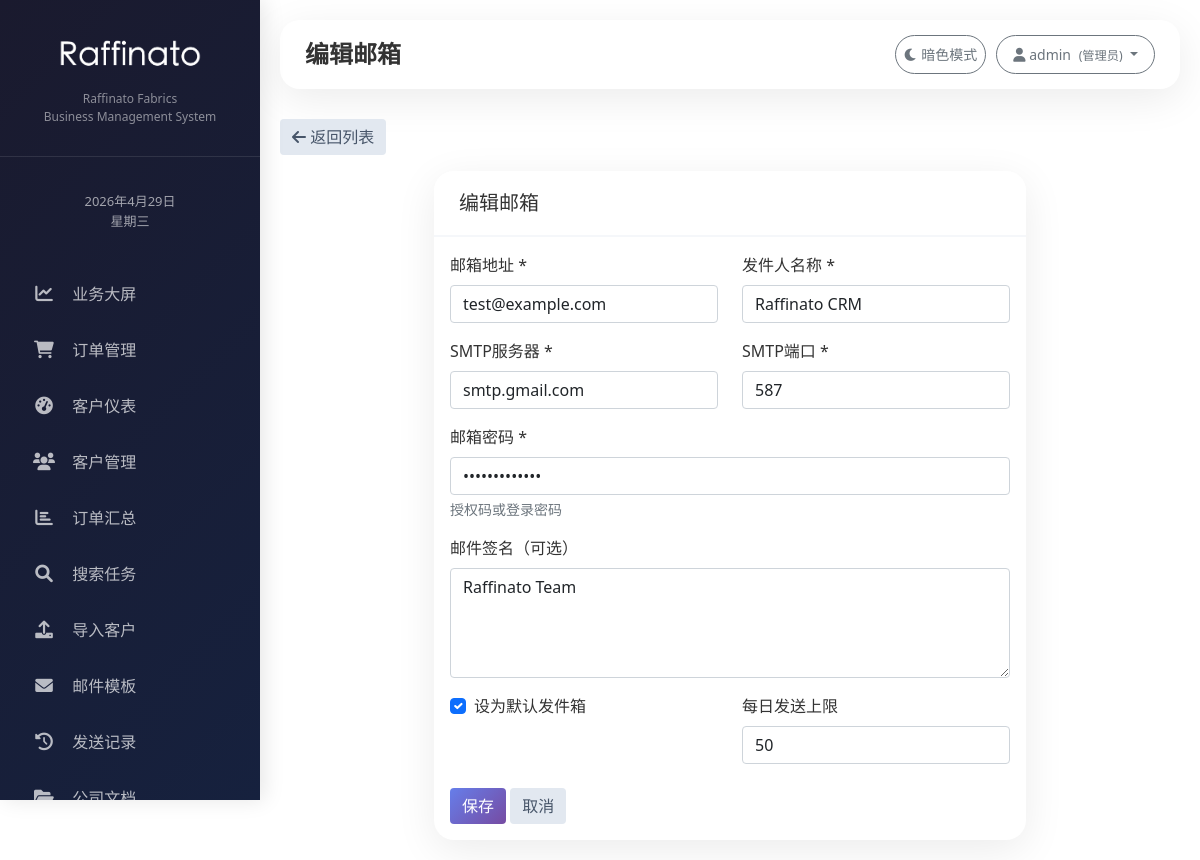
/customers/email-configs/1/edit/ (signed in), run on the app's committed database.
### customers/models.py (models this page shows, shortened)
class User(AbstractUser):
    ROLE_CHOICES = [
        ('admin', '管理员'),
        ('general_manager', '总经理'),
        ('manager', '部门主管'),
        ('sales', '业务员'),
        ('documentary', '跟单员'),
    ]
    DEPARTMENT_CHOICES = [
        ('international', '外贸部'),
        ('domestic', '内贸部'),
        ('documentary', '跟单部'),
        ('management', '总经办'),
    ]
    role = models.CharField('角色', max_length=20, choices=ROLE_CHOICES, default='sales')
    department = models.CharField('部门', max_length=20, choices=DEPARTMENT_CHOICES, blank=True, null=True)
    real_name = models.CharField('真实姓名', max_length=50, blank=True, null=True)
    phone = models.CharField('手机号', max_length=20, blank=True, null=True)
    groups = models.ManyToManyField(
        'auth.Group',
        related_name='customers_user_set',
        blank=True,
        verbose_name='groups',
        help_text='The groups this user belongs to.',
    )
    user_permissions = models.ManyToManyField(
        'auth.Permission',
        related_name='customers_user_set',
        blank=True,
        verbose_name='user permissions',
        help_text='Specific permissions for this user.',
    )
    class Meta:
        db_table = 'customers_user'  # 避免与 auth_user 冲突
        verbose_name = '用户'
        verbose_name_plural = '用户'

class UserEmailConfig(models.Model):
    user = models.ForeignKey(settings.AUTH_USER_MODEL, on_delete=models.CASCADE, related_name='email_configs')
    email = models.CharField('邮箱地址', max_length=200)
    smtp_host = models.CharField('SMTP服务器', max_length=200, default='smtp.exmail.qq.com')
    smtp_port = models.IntegerField('SMTP端口', default=587)
    smtp_password = models.CharField('邮箱密码', max_length=200)
    from_name = models.CharField('发件人名称', max_length=100)
    signature = models.TextField('邮件签名', blank=True)
    is_default = models.BooleanField('是否默认', default=False)
    daily_limit = models.IntegerField('每日上限', default=200)
    sent_today = models.IntegerField('今日已发送', default=0)
    is_active = models.BooleanField('是否启用', default=True)
    last_reset_date = models.DateField('上次重置日期', auto_now_add=True)
    created_at = models.DateTimeField('创建时间', auto_now_add=True)
    updated_at = models.DateTimeField('更新时间', auto_now=True)
    class Meta:
        db_table = 'user_email_configs'
        verbose_name = '用户邮箱配置'
        verbose_name_plural = '用户邮箱配置'
        ordering = ['-is_default', '-created_at']

### customers/views.py (the view, shortened to what this page needs)
# urls.py: path('email-configs/<int:config_id>/edit/', views.email_config_edit, name='email_config_edit'),
@login_required
def email_config_edit(request, config_id):
    config = get_object_or_404(UserEmailConfig, id=config_id, user=request.user)
    return render(request, 'customers/email_config_form.html', {'config': config})

### templates/customers/email_config_form.html (shortened to what this page needs)
{% extends 'base.html' %}
{% block page_title %}{% if config %}编辑邮箱{% else %}添加邮箱{% endif %}{% endblock %}
{% block content %}
<div class="row">
    <div class="col-md-12 mb-3">
        <a href="{% url 'email_config_list' %}" class="btn btn-secondary">
            <i class="fas fa-arrow-left"></i> 返回列表
        </a>
    </div>
</div>
<div class="row">
    <div class="col-md-8 mx-auto">
        <div class="card-modern">
            <div class="card-header">
                <h5 class="mb-0">{% if config %}编辑邮箱{% else %}添加邮箱{% endif %}</h5>
            </div>
            <div class="card-body">
                <form method="post">
                    <div class="row mb-3">
                        <div class="col-md-6">
                            <label class="form-label">邮箱地址 *</label>
                            <input type="email" name="email" class="form-control" value="{{ config.email|default:'' }}" required>
                        </div>
                        <div class="col-md-6">
                            <label class="form-label">发件人名称 *</label>
                            <input type="text" name="from_name" class="form-control" value="{{ config.from_name|default:'' }}" required placeholder="如：张三 - Raffinato">
                        </div>
                    </div>
                    <div class="row mb-3">
                        <div class="col-md-6">
                            <label class="form-label">SMTP服务器 *</label>
                            <input type="text" name="smtp_host" class="form-control" value="{{ config.smtp_host|default:'smtp.exmail.qq.com' }}" required>
                        </div>
                        <div class="col-md-6">
                            <label class="form-label">SMTP端口 *</label>
                            <input type="number" name="smtp_port" class="form-control" value="{{ config.smtp_port|default:587 }}" required>
                        </div>
                    </div>
                    <div class="mb-3">
                        <label class="form-label">邮箱密码 *</label>
                        <input type="password" name="smtp_password" class="form-control" value="{{ config.smtp_password|default:'' }}" required>
                        <div class="form-text">授权码或登录密码</div>
                    </div>
                    <div class="mb-3">
                        <label class="form-label">邮件签名（可选）</label>
                        <textarea name="signature" class="form-control" rows="4" placeholder="例如：&#10;张三&#10;外贸业务员&#10;Raffinato纺织有限公司&#10;Tel: 138xxxxxxx">{{ config.signature|default:'' }}</textarea>
                    </div>
                    <div class="row mb-3">
                        <div class="col-md-6">
                            <div class="form-check">
                                <input type="checkbox" name="is_default" class="form-check-input" id="isDefault" {% if config.is_default %}checked{% endif %}>
                                <label class="form-check-label" for="isDefault">设为默认发件箱</label>
                            </div>
                        </div>
                        <div class="col-md-6">
                            <label class="form-label">每日发送上限</label>
                            <input type="number" name="daily_limit" class="form-control" value="{{ config.daily_limit|default:200 }}">
                        </div>
                    </div>
                    <div class="mt-4">
                        <button type="submit" class="btn btn-primary">保存</button>
                        <a href="{% url 'email_config_list' %}" class="btn btn-secondary">取消</a>
                    </div>
                </form>
            </div>
        </div>
    </div>
</div>
{% endblock %}

### templates/base.html (shortened to what this page needs)
<!DOCTYPE html>
<html lang="zh-CN">
<head>
    <link href="https://cdn.jsdelivr.net/npm/bootstrap@5.1.3/dist/css/bootstrap.min.css" rel="stylesheet">
    <link rel="stylesheet" href="https://cdnjs.cloudflare.com/ajax/libs/font-awesome/6.0.0/css/all.min.css">
    {% load static %}
    <link rel="stylesheet" href="{% static 'css/custom.css' %}">
</head>
<body>
<body>
<div class="sidebar">
    <div class="sidebar-logo" style="padding: 30px 20px; text-align: center; border-bottom: 1px solid rgba(255,255,255,0.1);">
        <img src="/media/logo/logo.png" alt="Logo" style="max-width: 150px; max-height: 60px; margin-bottom: 10px;" onerror="this.style.display='none'; this.nextSibling.style.display='block';">
        <p style="color: rgba(255,255,255,0.5); font-size: 0.75rem;">Raffinato Fabrics</p>
        <p style="color: rgba(255,255,255,0.5); font-size: 0.75rem;">Business Management System</p>
    </div>
<div class="sidebar-date" style="padding: 15px 20px; text-align: center;">
    <div id="currentDate" style="color: rgba(255,255,255,0.6); font-size: 13px;"></div>
</div>
    <ul class="nav flex-column" style="padding: 20px 0;">
    <li class="nav-item"><a class="nav-link" href="{% url 'stats_dashboard' %}" data-url="{% url 'stats_dashboard' %}"><i class="fas fa-chart-line"></i> 业务大屏</a></li>
    <li class="nav-item"><a class="nav-link" href="/customers/orders/" data-url="/customers/orders/"><i class="fas fa-shopping-cart"></i> 订单管理</a></li>
    <li class="nav-item"><a class="nav-link" href="{% url 'dashboard' %}" data-url="{% url 'dashboard' %}"><i class="fas fa-tachometer-alt"></i> 客户仪表</a></li>
    <li class="nav-item"><a class="nav-link" href="{% url 'customer_list' %}" data-url="{% url 'customer_list' %}"><i class="fas fa-users"></i> 客户管理</a></li>
    <li class="nav-item"><a class="nav-link" href="{% url 'order_summary' %}" data-url="{% url 'order_summary' %}"><i class="fas fa-chart-bar"></i> 订单汇总</a></li>
    <li class="nav-item"><a class="nav-link" href="{% url 'search_task_list' %}" data-url="{% url 'search_task_list' %}"><i class="fas fa-search"></i> 搜索任务</a></li>
    <li class="nav-item"><a class="nav-link" href="{% url 'import_customers' %}" data-url="{% url 'import_customers' %}"><i class="fas fa-upload"></i> 导入客户</a></li>
    <li class="nav-item"><a class="nav-link" href="/templates/" data-url="/templates/"><i class="fas fa-envelope"></i> 邮件模板</a></li>
    <li class="nav-item"><a class="nav-link" href="/send-logs/" data-url="/send-logs/"><i class="fas fa-history"></i> 发送记录</a></li>
    <li class="nav-item"><a class="nav-link" href="{% url 'document_list' %}" data-url="{% url 'document_list' %}"><i class="fas fa-folder-open"></i> 公司文档</a></li>
</ul>
</div>
<div class="main-content">
<div style="display: flex; justify-content: space-between; align-items: center; border-radius: 20px; padding: 15px 25px; margin-bottom: 30px; box-shadow: 0 10px 40px rgba(0,0,0,0.08);">
    <div style="display: flex; align-items: center; gap: 15px;">
        <h1 style="font-size: 1.5rem; font-weight: 600; margin: 0;">{% block page_title %}客户管理{% endblock %}</h1>
    </div>
    <div style="display: flex; gap: 10px;">
        <button id="darkModeToggle" class="btn btn-sm btn-outline-secondary" style="border-radius: 40px;">
            <i class="fas fa-moon"></i> 暗色模式
        </button>
        <div class="dropdown">
            <button class="btn btn-sm btn-outline-secondary dropdown-toggle" style="border-radius: 40px; padding: 8px 16px;" data-bs-toggle="dropdown">
                <i class="fas fa-user"></i>
                <span>{{ user.real_name|default:user.username }}</span>
                <small class="text-muted ms-1">({{ user.get_role_display }})</small>
            </button>
        </div>
    </div>
</div>
    <div class="toast-container position-fixed bottom-0 end-0 p-3" style="z-index: 1100;">
    </div>
    {% block content %}
    {% endblock %}
</div>
</body>
</html>

### static/css/custom.css (style rules this page uses)
.sidebar { position: fixed; top: 0; bottom: 0; left: 0; width: 280px; background: linear-gradient(135deg, #1a1a2e 0%, #16213e 100%); box-shadow: 4px 0 20px rgba(0,0,0,0.1); z-index: 100; transition: all 0.3s ease; }
.sidebar .nav-link { font-weight: 500; color: rgba(255,255,255,0.7); padding: 12px 20px; margin: 4px 12px; border-radius: 12px; transition: all 0.3s ease; }
.sidebar .nav-link i { margin-right: 12px; width: 24px; text-align: center; font-size: 1.1rem; }
.sidebar-logo { padding: 30px 20px; text-align: center; border-bottom: 1px solid rgba(255,255,255,0.1); margin-bottom: 20px; }
.sidebar-logo p { color: rgba(255,255,255,0.5); font-size: 0.75rem; margin: 0; }
.main-content { margin-left: 280px; padding: 25px 35px; min-height: 100vh; }
.card-modern { background: white; border: none; border-radius: 20px; box-shadow: 0 10px 40px rgba(0,0,0,0.08); transition: all 0.3s ease; overflow: hidden; }
.card-modern .card-header { background: white; border-bottom: 2px solid #f5f7fa; padding: 20px 25px; font-weight: 600; }

### templates/base.html (style rules this page uses)
.sidebar { background: linear-gradient(135deg, #1a2a3a 0%, #0f172a 100%); }
.btn-primary { background: linear-gradient(135deg, #667eea, #764ba2); border: none; color: white; }
.btn-secondary { background-color: #e2e8f0; border: none; color: #475569; }
* { margin: 0; padding: 0; box-sizing: border-box; }
body { overflow-x: hidden; }
.sidebar { position: fixed; top: 0; left: 0; height: 100vh; width: 260px; background: linear-gradient(135deg, #1a1a2e 0%, #16213e 100%); z-index: 1000; overflow-y: auto; }
.main-content { margin-left: 260px; padding: 20px; width: calc(100% - 260px); max-width: 100%; overflow-x: hidden; }
:root { --bg-color: #ffffff; --text-color: #333333; --card-bg: #f8f9fa; }
body { background-color: var(--bg-color); color: var(--text-color); transition: background-color 0.2s, color 0.2s; }

### data on the page
User: real_name "admin", role "管理员"
UserEmailConfig: email "test@example.com", from_name "Raffinato CRM", smtp_host "smtp.gmail.com", smtp_port "587", signature "Raffinato Team", is_default "☑", daily_limit "50"
